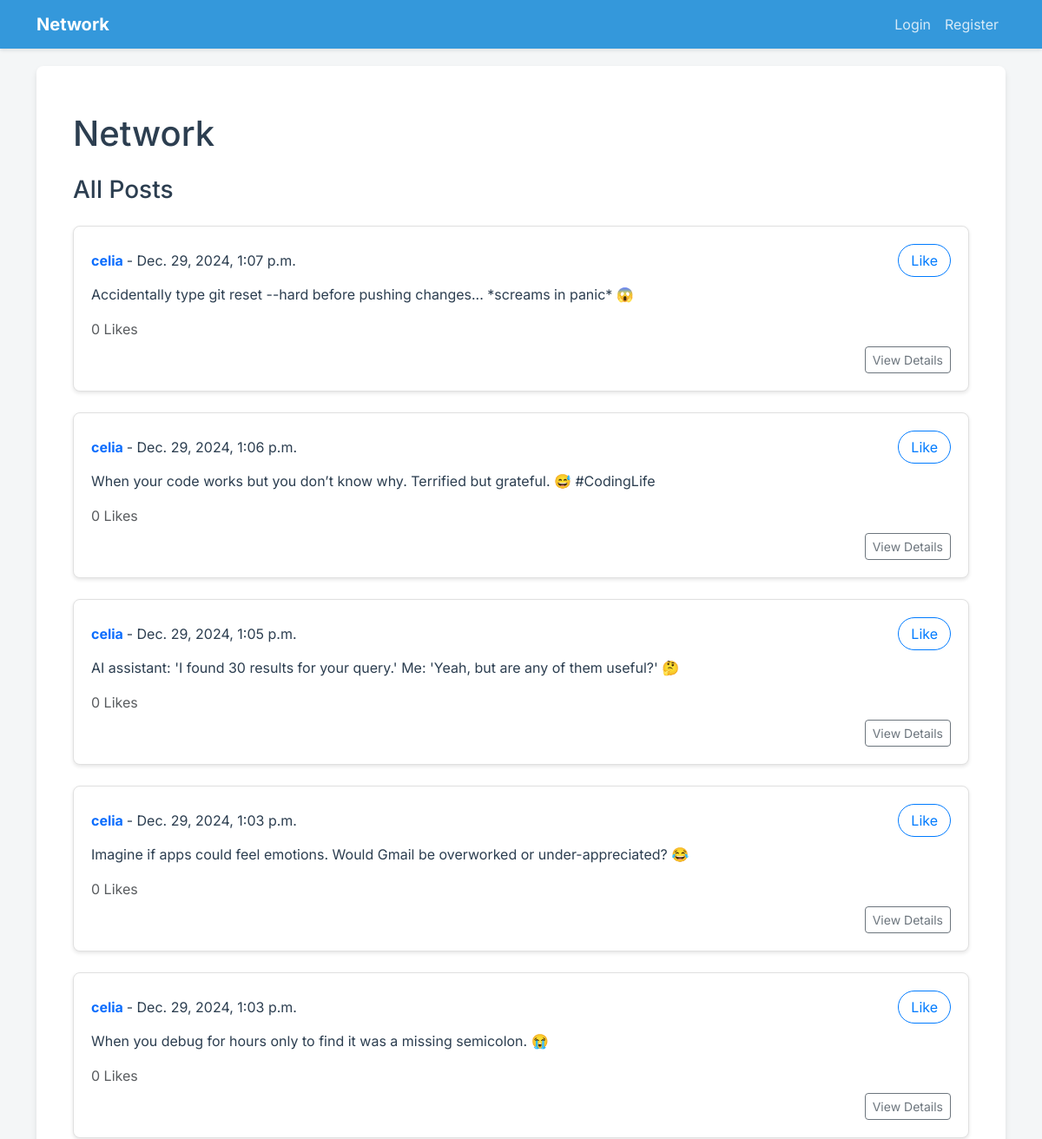
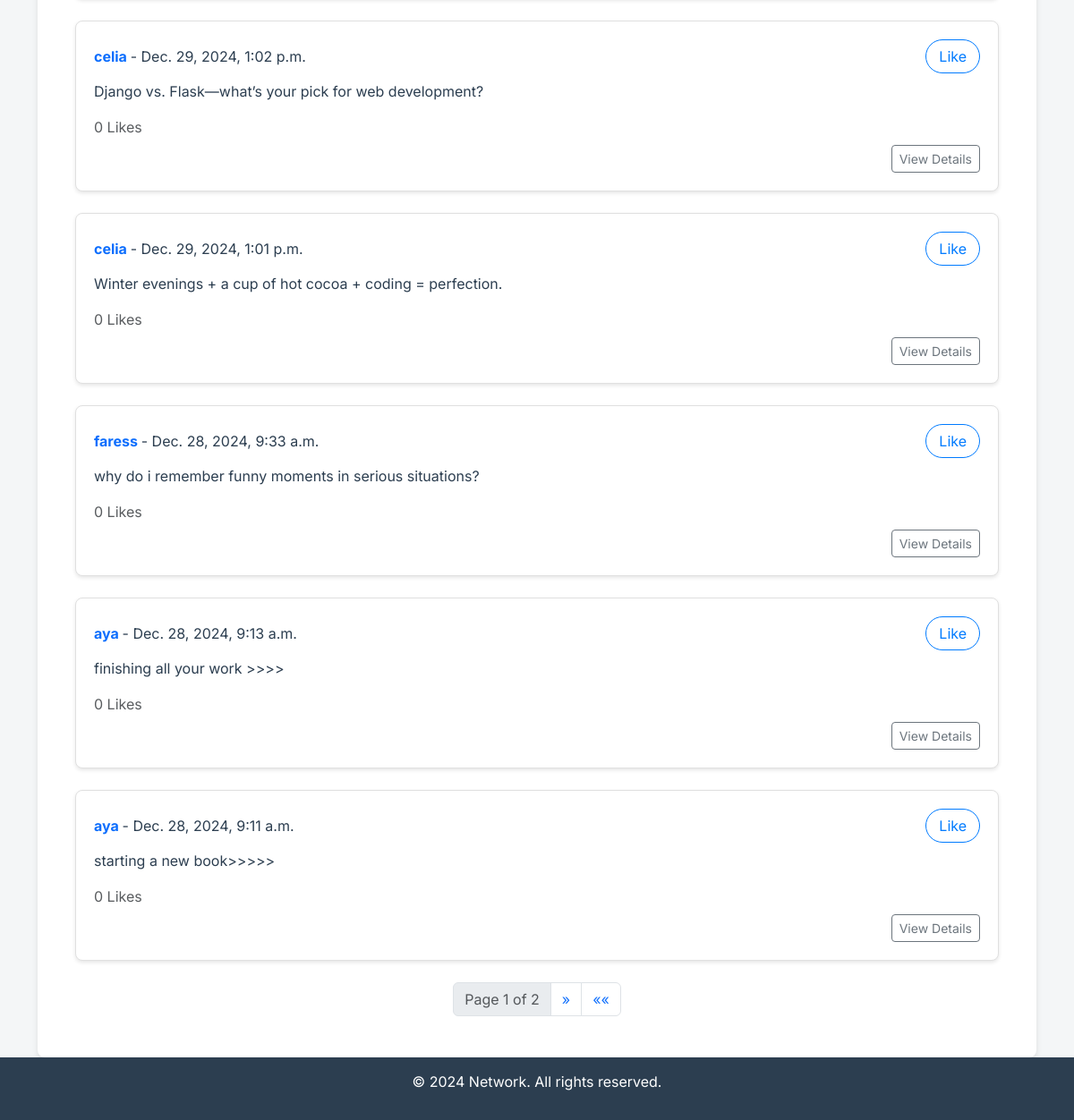
The page / on the database its author committed (2 pictures, top to bottom).
### network/models.py (models this page shows, shortened)
class Post(models.Model):
    author = models.ForeignKey(User, on_delete=models.CASCADE, related_name="posts")
    content = models.TextField()
    timestamp = models.DateTimeField(auto_now_add=True)
    likes = models.ManyToManyField(User, related_name="liked_posts", blank=True)

class User(AbstractUser ):
    pass

### network/views.py (the view)
# urls.py: path("", views.index, name="index"),
def index(request):
    posts = Post.objects.all().order_by('-timestamp')
    paginator = Paginator(posts, 10)
    page_number = request.GET.get('page')
    page_obj = paginator.get_page(page_number)
    return render(request, 'network/index.html', {
        'posts': page_obj
    })

### network/templates/network/index.html (shortened to what this page needs)
{% extends "network/layout.html" %}
{% block body %}
<div class="container mt-4">
    <header class="mb-4">
        <h1>Network</h1>
    </header>
    <section>
        <h3>All Posts</h3>
        <div id="post-container" class="mt-4">
            {% for post in posts %}
            <div class="post mb-4">
                <div class="d-flex justify-content-between align-items-center mb-2">
                    <p class="mb-0">
                        <strong>
                            <a href="{% url 'profile' username=post.author.username %}" class="text-decoration-none">
                                {{ post.author.username }}
                            </a>
                        </strong> - {{ post.timestamp }}
                    </p>
                    <button class="like-btn btn btn-outline-custom" data-id="{{ post.id }}">
                        {% if user in post.likes.all %}
                            Unlike
                        {% else %}
                            Like
                        {% endif %}
                    </button>
                </div>
                <p>{{ post.content }}</p>
                <span class="text-muted">{{ post.likes.count }} Likes</span>
                <div class="mt-2 text-end">
                    <a href="{% url 'post_detail' post.id %}" class="btn btn-outline-secondary btn-sm">View Details</a>
                </div>
            </div>
            {% endfor %}
        </div>
        <nav aria-label="Page navigation">
            <ul class="pagination justify-content-center">
                <li class="page-item disabled">
                    <span class="page-link">Page {{ posts.number }} of {{ posts.paginator.num_pages }}</span>
                </li>
                {% if posts.has_next %}
                    <li class="page-item">
                        <a class="page-link" href="?page={{ posts.next_page_number }}" aria-label="Next">&raquo;</a>
                    </li>
                    <li class="page-item">
                        <a class="page-link" href="?page={{ posts.paginator.num_pages }}" aria-label="Last">&laquo;&laquo;</a>
                    </li>
                {% endif %}
            </ul>
        </nav>
    </section>
</div>
{% endblock %}

### network/templates/network/layout.html (shortened to what this page needs)
{% load static %}
<!DOCTYPE html>
<html lang="en">
<head>
    <link href="https://cdn.jsdelivr.net/npm/bootstrap@5.3.0/dist/css/bootstrap.min.css" rel="stylesheet">
</head>
<body>
    <nav class="navbar navbar-expand-lg navbar-dark">
        <div class="container">
            <a class="navbar-brand" href="/">Network</a>
            <div class="collapse navbar-collapse" id="navbarNav">
                <ul class="navbar-nav ms-auto">
                    {% if user.is_authenticated %}
                        <li class="nav-item">
                            <a class="nav-link" href="{% url 'profile' username=user.username %}">Profile</a>
                        </li>
                        <li class="nav-item">
                            <a class="nav-link {% if request.path == '/' %}active{% endif %}" href="{% url 'index' %}">Home</a>
                        </li>
                        <li class="nav-item">
                            <a class="nav-link {% if request.path == '/following' %}active{% endif %}" href="{% url 'followed_posts' %}">Following</a>
                        </li>
                        <li class="nav-item">
                            <a class="nav-link" href="#" data-bs-toggle="modal" data-bs-target="#createPostModal">Create Post</a>
                        </li>
                        <li class="nav-item">
                            <a class="nav-link" href="{% url 'logout' %}">Logout</a>
                        </li>
                    {% else %}
                        <li class="nav-item">
                            <a class="nav-link {% if request.path == '/login' %}active{% endif %}" href="{% url 'login' %}">Login</a>
                        </li>
                        <li class="nav-item">
                            <a class="nav-link {% if request.path == '/register' %}active{% endif %}" href="{% url 'register' %}">Register</a>
                        </li>
                    {% endif %}
                </ul>
            </div>
        </div>
    </nav>
    <div class="container flex-grow-1">
        <div class="container-content">
            {% block body %}{% endblock %}
        </div>
    </div>
    <footer class="text-center">
        <div class="container">
            <p>&copy; 2024 Network. All rights reserved.</p>
        </div>
    </footer>
</body>
</html>

### network/templates/network/layout.html (style rules this page uses)
:root { --primary-color: #3498db; --secondary-color: #2ecc71; --text-color: #2c3e50; --background-color: #f4f6f7; }
body { font-family: 'Inter', sans-serif; background-color: var(--background-color); color: var(--text-color); display: flex; flex-direction: column; min-height: 100vh; }
.navbar { background-color: var(--primary-color); box-shadow: 0 2px 4px rgba(0,0,0,0.1); }
.navbar-brand { color: white !important; font-weight: 700; }
.nav-link { color: rgba(255,255,255,0.8) !important; transition: all 0.3s ease; }
.container-content { background-color: white; border-radius: 8px; box-shadow: 0 4px 6px rgba(0,0,0,0.1); padding: 30px; margin-top: 20px; }
footer { background-color: var(--text-color); color: white; padding: 15px 0; margin-top: auto; }

### network/templates/network/index.html (style rules this page uses)
.btn-outline-custom { background-color: transparent; color: #007bff; border: 1px solid #007bff; padding: 6px 14px; border-radius: 20px; transition: all 0.3s ease; }
.post { background-color: white; border: 1px solid #e0e0e0; border-radius: 8px; padding: 20px; margin-bottom: 20px; box-shadow: 0 2px 4px rgba(0,0,0,0.1); }

### rows shown on the page
Post: author.username "celia", timestamp "Dec. 29, 2024, 1:07 p.m.", shows "Like", content "Accidentally type git reset --hard before pushing changes... *screams in panic* 😱", likes.count "0"
Post: author.username "celia", timestamp "Dec. 29, 2024, 1:06 p.m.", shows "Like", content "When your code works but you don’t know why. Terrified but grateful. 😅 #CodingLife", likes.count "0"
Post: author.username "celia", timestamp "Dec. 29, 2024, 1:05 p.m.", shows "Like", content "AI assistant: 'I found 30 results for your query.' Me: 'Yeah, but are any of them useful?' 🤔", likes.count "0"
Post: author.username "celia", timestamp "Dec. 29, 2024, 1:03 p.m.", shows "Like", content "Imagine if apps could feel emotions. Would Gmail be overworked or under-appreciated? 😂", likes.count "0"
Post: author.username "celia", timestamp "Dec. 29, 2024, 1:03 p.m.", shows "Like", content "When you debug for hours only to find it was a missing semicolon. 😭", likes.count "0"
Post: author.username "celia", timestamp "Dec. 29, 2024, 1:02 p.m.", shows "Like", content "Django vs. Flask—what’s your pick for web development?", likes.count "0"
Post: author.username "celia", timestamp "Dec. 29, 2024, 1:01 p.m.", shows "Like", content "Winter evenings + a cup of hot cocoa + coding = perfection.", likes.count "0"
Post: author.username "faress", timestamp "Dec. 28, 2024, 9:33 a.m.", shows "Like", content "why do i remember funny moments in serious situations?", likes.count "0"
Post: author.username "aya", timestamp "Dec. 28, 2024, 9:13 a.m.", shows "Like", content "finishing all your work >>>>", likes.count "0"
Post: author.username "aya", timestamp "Dec. 28, 2024, 9:11 a.m.", shows "Like", content "starting a new book>>>>>", likes.count "0"

### other values the page prints
{{ posts.number }} "1"
{{ posts.paginator.num_pages }} "2"
